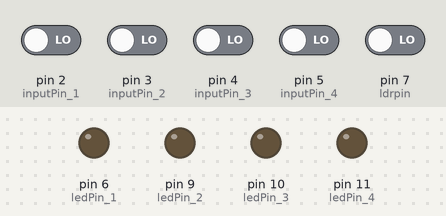
Bench run of a sketch on a simulated Arduino Uno, built with avr-gcc and run on an emulated ATmega328P. On the bench: output pins drawn as LEDs (lit = HIGH). The test bench sets the inputs (shaded band); at power-on: pin 2 (inputPin_1), pin 3 (inputPin_2), pin 4 (inputPin_3), pin 5 (inputPin_4), pin 7 (ldrpin) LOW.

Above: at 1.2 s.
1.3 s: pin 7 (ldrpin) driven HIGH
At 1.6 s:
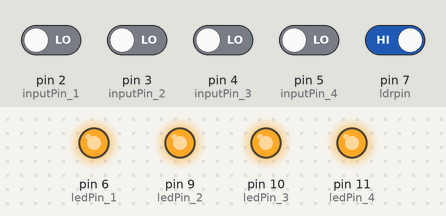
2.8 s: pin 2 (inputPin_1) driven HIGH and pin 3 (inputPin_2) driven HIGH
5.8 s: pin 2 (inputPin_1) driven LOW
At 6.2 s:
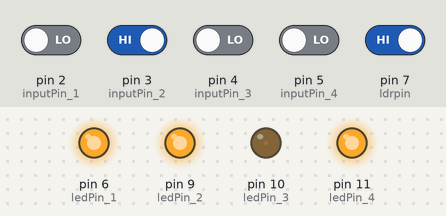
7.3 s: pin 3 (inputPin_2) driven LOW
At 8.5 s:
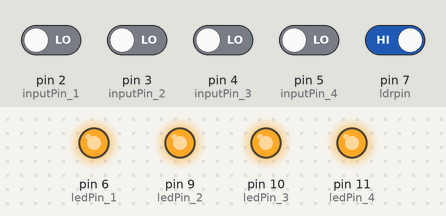
8.8 s: pin 3 (inputPin_2) driven HIGH and pin 4 (inputPin_3) driven HIGH
11.8 s: pin 3 (inputPin_2) driven LOW
At 13.2 s:
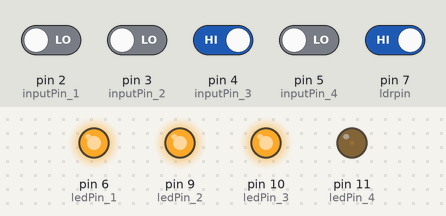
Timing chart, 0 to 14.3 s (numbered marks = the images above; inputs shaded):
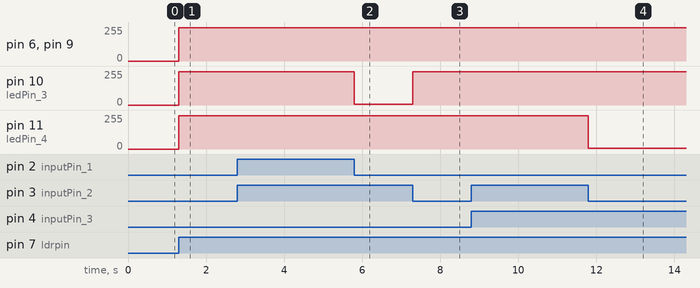

Measured:
- after the input at 1.3 s, pin 6 (ledPin_1), pin 9 (ledPin_2), pin 10 (ledPin_3), pin 11 (ledPin_4): 0/255 → 250/255 at once
- after the input at 2.8 s, every drawn part: stays the same
- after the input at 5.8 s, pin 9 (ledPin_2): stays 250/255 (without the input it goes to 5/255 after 0.00 s)
- after the input at 7.3 s, pin 10 (ledPin_3): 5/255 → 250/255 at once
- after the input at 8.8 s, every drawn part: stays the same
- after the input at 11.8 s, pin 10 (ledPin_3): stays 250/255 (without the input it goes to 5/255 after 0.00 s)

The sketch:

Smart_Street_light.ino
```cpp
/*
 * Interface InfraRed Sensor Using NodeMCU
 * By TheCircuit
 * Red :     5V
 * Brown: Sensor output
 * Black : Ground
*/

const int ledPin_1 = 6; // choose pin for the LED
const int ledPin_2 = 9; // choose pin for the LED
const int ledPin_3 = 10; // choose pin for the LED
const int ledPin_4 = 11; // choose pin for the LED
const int inputPin_1 = 2; // choose input pin (for Infrared sensor)
const int inputPin_2 = 3; // choose input pin (for Infrared sensor)
const int inputPin_3 = 4; // choose input pin (for Infrared sensor)
const int inputPin_4 = 5; // choose input pin (for Infrared sensor)
const int ldrpin = 7;
int val_1 = 0; // variable for reading the pin status
int val_2 = 0; // variable for reading the pin status
int val_3 = 0; // variable for reading the pin status
int val_4 = 0; // variable for reading the pin status

int time1 = 1 ;
int time2 = 1 ;
int time3 = 1 ;
int time4 = 1 ;
int time1n = 0 ;
int time2n = 0 ;
int time3n = 0 ;
int time4n = 0 ;
void setup()
{

   pinMode(ledPin_1, OUTPUT); // declare LED as output
    pinMode(ledPin_2, OUTPUT); // declare LED as output
     pinMode(ledPin_3, OUTPUT); // declare LED as output
      pinMode(ledPin_4, OUTPUT); // declare LED as output
   pinMode(inputPin_1, INPUT); // declare Infrared sensor as input
    pinMode(inputPin_2, INPUT); // declare Infrared sensor as input
     pinMode(inputPin_3, INPUT); // declare Infrared sensor as input
      pinMode(inputPin_4, INPUT); // declare Infrared sensor as input
      pinMode(ldrpin,INPUT);
}
void loop()
{
  if(digitalRead(ldrpin) == HIGH){
   val_1 = digitalRead(inputPin_1); // read input value
   val_2 = digitalRead(inputPin_2); // read input value
   val_3 = digitalRead(inputPin_3); // read input value
   val_4 = digitalRead(inputPin_4); // read input value

   if (val_1 == HIGH && (time1 = millis()) > time1n)
   { // check if the input is HIGH
      analogWrite(ledPin_2, 5); // turn LED OFF
   }
   if(val_1 == LOW)
   {
      analogWrite(ledPin_2, 250); // turn LED ON
      time1 = millis();
      time1n =time1+3000;
   }
     if (val_2 == HIGH && (time2 = millis()) > time2n)
   { // check if the input is HIGH
      analogWrite(ledPin_3, 5); // turn LED OFF
   }
   if(val_2 == LOW)
   {
    time2 = millis();
      time2n =time2+3000;
      analogWrite(ledPin_3, 250); // turn LED ON

   }
     if (val_3 == HIGH && (time3 = millis()) > time3n)
   { // check if the input is HIGH
      analogWrite(ledPin_4, 5); // turn LED OFF
   }
   if(val_3 == LOW)
   {
      analogWrite(ledPin_4, 250); // turn LED ON
      time3 = millis();
      time3n =time3+3000;
   }
     if (val_4 == HIGH && (time4 = millis()) > time4n)
   { // check if the input is HIGH
      analogWrite(ledPin_1, 5); // turn LED OFF
   }
   if(val_4 == LOW)
   {
      analogWrite(ledPin_1, 250); // turn LED ON
      time4 = millis();
      time4n =time4+3000;
   }
  }

  if(digitalRead(ldrpin) == LOW){
   analogWrite(ledPin_1, 0);
   analogWrite(ledPin_2, 0);
   analogWrite(ledPin_3, 0);
   analogWrite(ledPin_4, 0);
  }
}
```
